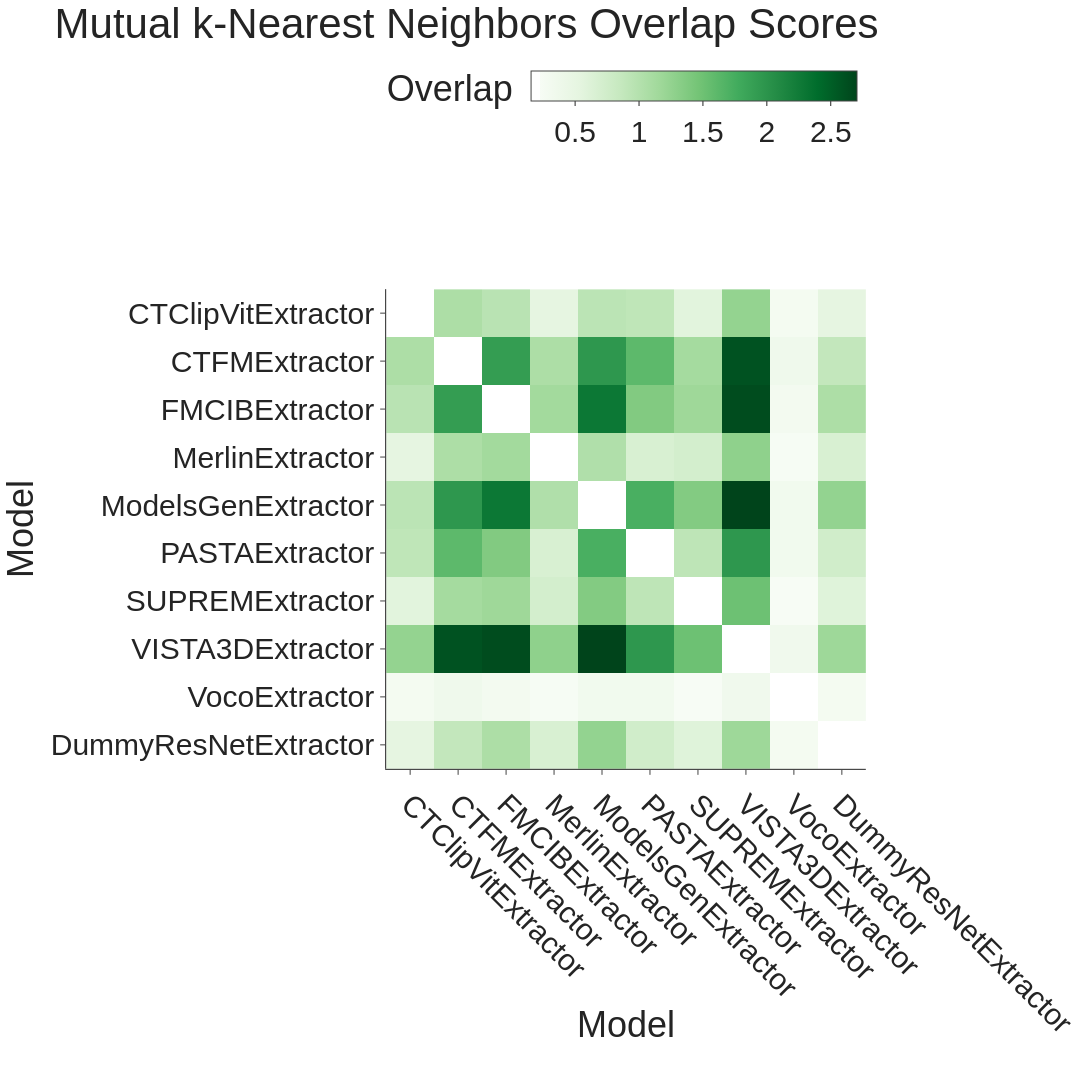

The cell this chart's notebook holds for it:
### Code cell
model_features = extract_model_features(data)
model_neighbors = compute_knn_indices(model_features, num_neighbors=10, metric="cosine")
overlap_matrix, model_list = compute_overlap_matrix(model_neighbors)
fig = plot_overlap_matrix(overlap_matrix, model_list, font_size=30, tickangle=45)
fig.show()

### Figure 1 — Plotly figure (JSON) as saved in the notebook; plotly's stock layout.template omitted (floating-point values rounded to 4 significant figures)
{"data": [{"coloraxis": "coloraxis", "hovertemplate": "Model: %{x}<br>Model: %{y}<br>Overlap: %{z}<extra></extra>", "name": "0", "type": "heatmap", "x": ["CTClipVitExtractor", "CTFMExtractor", "FMCIBExtractor", "MerlinExtractor", "ModelsGenExtractor", "PASTAExtractor", "SUPREMExtractor", "VISTA3DExtractor", "VocoExtractor", "DummyResNetExtractor"], "xaxis": "x", "y": ["CTClipVitExtractor", "CTFMExtractor", "FMCIBExtractor", "MerlinExtractor", "ModelsGenExtractor", "PASTAExtractor", "SUPREMExtractor", "VISTA3DExtractor", "VocoExtractor", "DummyResNetExtractor"], "yaxis": "y", "z": [[NaN, 1.062, 0.9572, 0.5249, 0.9406, 0.9121, 0.5653, 1.247, 0.2803, 0.5249], [1.062, NaN, 1.914, 1.062, 1.967, 1.603, 1.126, 2.596, 0.3563, 0.8789], [0.9572, 1.914, NaN, 1.143, 2.285, 1.371, 1.171, 2.646, 0.3017, 1.059], [0.5249, 1.062, 1.143, NaN, 1.031, 0.6746, 0.7221, 1.28, 0.2399, 0.6675], [0.9406, 1.967, 2.285, 1.031, NaN, 1.729, 1.363, 2.705, 0.3278, 1.249], [0.9121, 1.603, 1.371, 0.6746, 1.729, NaN, 0.9192, 1.969, 0.3278, 0.753], [0.5653, 1.126, 1.171, 0.7221, 1.363, 0.9192, NaN, 1.508, 0.2257, 0.5962], [1.247, 2.596, 2.646, 1.28, 2.705, 1.969, 1.508, NaN, 0.3468, 1.176], [0.2803, 0.3563, 0.3017, 0.2399, 0.3278, 0.3278, 0.2257, 0.3468, NaN, 0.2803], [0.5249, 0.8789, 1.059, 0.6675, 1.249, 0.753, 0.5962, 1.176, 0.2803, NaN]]}], "layout": {"coloraxis": {"colorbar": {"orientation": "h", "title": {"text": "Overlap"}, "x": 0.5, "xanchor": "center", "y": 1.02, "yanchor": "bottom"}, "colorscale": [[0, "rgb(247,252,245)"], [0.125, "rgb(229,245,224)"], [0.25, "rgb(199,233,192)"], [0.375, "rgb(161,217,155)"], [0.5, "rgb(116,196,118)"], [0.625, "rgb(65,171,93)"], [0.75, "rgb(35,139,69)"], [0.875, "rgb(0,109,44)"], [1, "rgb(0,68,27)"]]}, "font": {"family": "Arial", "size": 30}, "height": 1200, "title": {"text": "Mutual k-Nearest Neighbors Overlap Scores"}, "width": 1200, "xaxis": {"anchor": "y", "constrain": "domain", "domain": [0, 1], "scaleanchor": "y", "tickangle": 45, "title": {"text": "Model"}}, "yaxis": {"anchor": "x", "autorange": "reversed", "constrain": "domain", "domain": [0, 1], "title": {"text": "Model"}}}}
